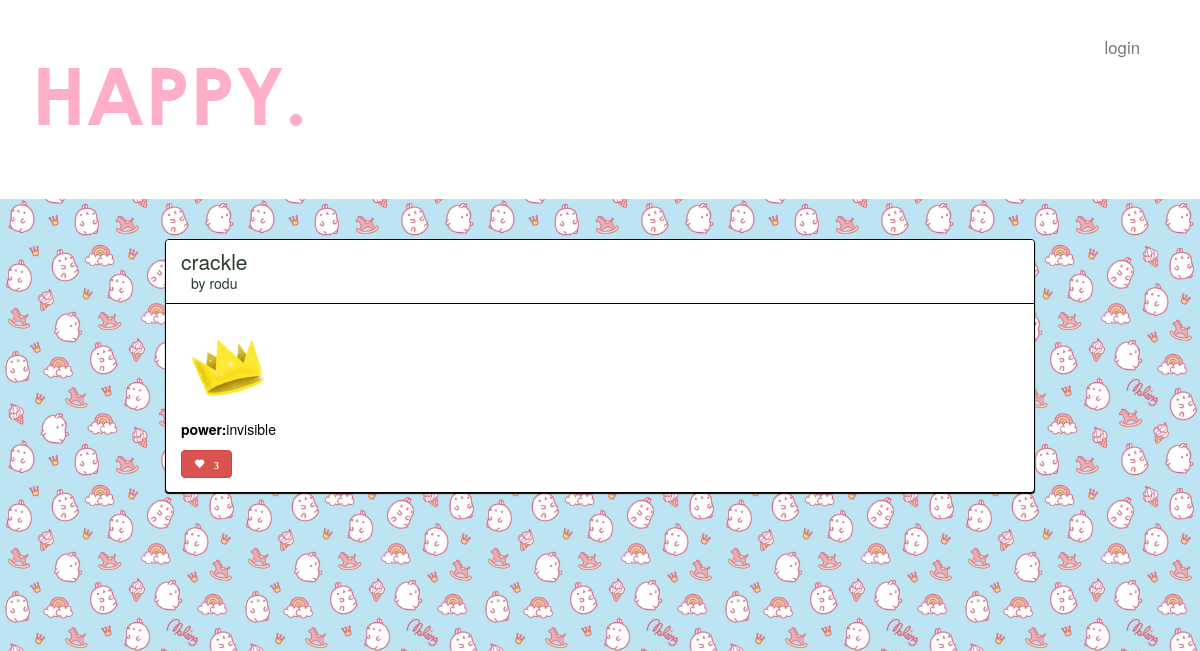
Page /2/ on the committed database.
### main_app/models.py (models this page shows, shortened)
class Happy(models.Model):
    user = models.ForeignKey(User)
    name = models.CharField(max_length=100)
    colour = models.CharField(max_length=100)
    power = models.CharField(max_length=50)
    image = models.ImageField(upload_to='happy_images',
                              default='media/default.png')
    likes = models.IntegerField(default=0)

### main_app/views.py (the view)
def detail(request, happy_id):
    happy = Happy.objects.get(id=happy_id)
    return render(request, 'detail.html', {'happy': happy})

### main_app/templates/detail.html
{% extends 'base.html' %}
{% load staticfiles %}
{% block content %}
	<div class="happy panel panel-default">
	    <div class="panel-heading">
	        <h3 class="panel-title">{{ happy.name }}</h2>
	        <a class="panel-username" href="/user/{{happy.user.username}}/">
	        	by {{ happy.user.username }}
	        </a>
	    </div>
	    <div class="panel-body">
	        <div class="happy-photo-detail">
	            <img src="{{ happy.image.url }}" alt="" height="100" width="100" />
	        </div>
	        <table class="happy-table">
		    	<tr>
		    		<th>
		    			power:
		    		</th>
		    		<td>{{ happy.power }} </td>
		    	</tr>
	    	</table>
			<button id="likes" data-id="{{happy.id}}"
					class="btn btn-mini btn-danger glyphicon glyphicon-heart" type="button">
				{% if happy.likes > 0 %}
					{{ happy.likes }}
				{% endif %}
	        </button>
	    </div>
	</div>
{% endblock %}

### main_app/static/css/style.css (style rules this page uses)
body { background: #fffff center; background-image: url(../images/ice-cream-bunny.jpg); background-repeat: repeat; background-size: 20% auto; color: #000000; }
.panel { background: #ffffff; border-color: #000000; box-shadow: 0 1px 1px #000000; }
.panel-default .panel-heading { background: #ffffff; border-color: #000000; }
.panel-body { position: relative; }
.panel-title { font-size: 1.5em; color: #263d2c; }
.panel-username { margin-left: 10px; font-size: 1.0em; color: #263d2c; }
.btn { margin-top: 10px; font-weight: bold; font-size: 10px; }

### rows in the picture
Happy: name "crackle", user.username "rodu", image (picture), power "invisible", likes "3"
